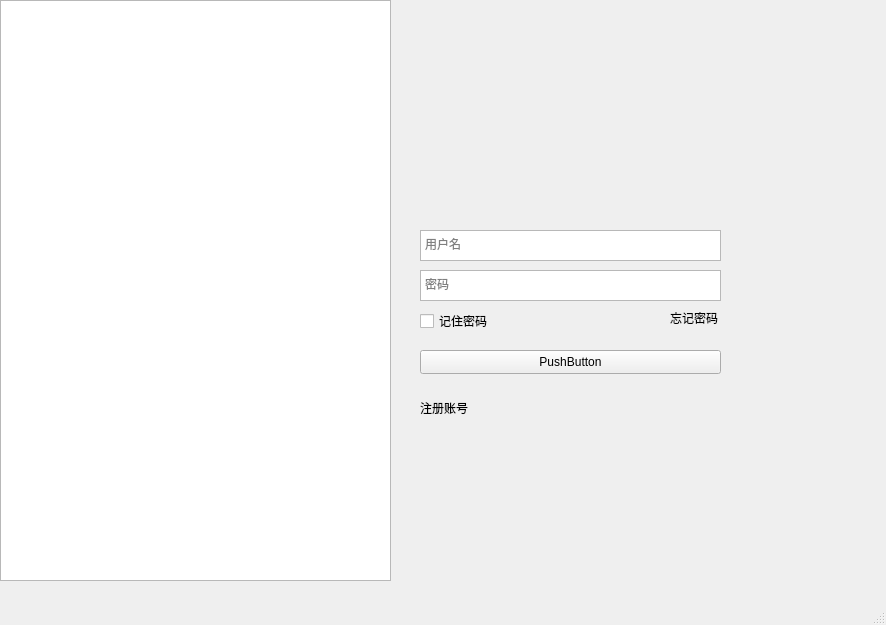
<?xml version="1.0" encoding="UTF-8"?>
<ui version="4.0">
 <class>MainWindow</class>
 <widget class="QMainWindow" name="MainWindow">
  <property name="geometry">
   <rect>
    <x>0</x>
    <y>0</y>
    <width>886</width>
    <height>625</height>
   </rect>
  </property>
  <property name="windowTitle">
   <string>MainWindow</string>
  </property>
  <widget class="QWidget" name="centralwidget">
   <widget class="QPlainTextEdit" name="plainTextEdit">
    <property name="geometry">
     <rect>
      <x>420</x>
      <y>230</y>
      <width>301</width>
      <height>31</height>
     </rect>
    </property>
    <property name="placeholderText">
     <string>用户名</string>
    </property>
   </widget>
   <widget class="QPlainTextEdit" name="plainTextEdit_2">
    <property name="geometry">
     <rect>
      <x>420</x>
      <y>270</y>
      <width>301</width>
      <height>31</height>
     </rect>
    </property>
    <property name="placeholderText">
     <string>密码</string>
    </property>
   </widget>
   <widget class="QCheckBox" name="checkBox">
    <property name="geometry">
     <rect>
      <x>420</x>
      <y>310</y>
      <width>81</width>
      <height>22</height>
     </rect>
    </property>
    <property name="text">
     <string>记住密码</string>
    </property>
   </widget>
   <widget class="QPushButton" name="pushButton">
    <property name="geometry">
     <rect>
      <x>420</x>
      <y>350</y>
      <width>301</width>
      <height>24</height>
     </rect>
    </property>
    <property name="text">
     <string>PushButton</string>
    </property>
   </widget>
   <widget class="QLabel" name="label">
    <property name="geometry">
     <rect>
      <x>670</x>
      <y>310</y>
      <width>54</width>
      <height>16</height>
     </rect>
    </property>
    <property name="text">
     <string>忘记密码</string>
    </property>
   </widget>
   <widget class="QLabel" name="label_2">
    <property name="geometry">
     <rect>
      <x>420</x>
      <y>400</y>
      <width>54</width>
      <height>16</height>
     </rect>
    </property>
    <property name="text">
     <string>注册账号</string>
    </property>
   </widget>
   <widget class="QGraphicsView" name="graphicsView">
    <property name="geometry">
     <rect>
      <x>0</x>
      <y>0</y>
      <width>391</width>
      <height>581</height>
     </rect>
    </property>
   </widget>
  </widget>
  <widget class="QMenuBar" name="menubar">
   <property name="geometry">
    <rect>
     <x>0</x>
     <y>0</y>
     <width>886</width>
     <height>21</height>
    </rect>
   </property>
  </widget>
  <widget class="QStatusBar" name="statusbar"/>
 </widget>
 <resources/>
 <connections/>
</ui>
